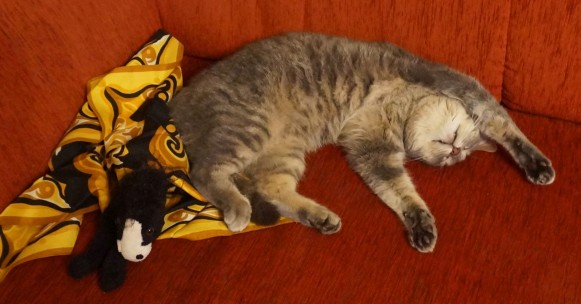
#> input picture Practice/GolyoAlszik_rs.jpg, 581 x 304 px
$ python 05_01_b_calcHist_bgr.py
#> lines starting #> are read from the running program, lines starting #| are printed output that depends on the picture

import cv2
import numpy as np
from matplotlib import pyplot as plt


im = cv2.imread('GolyoAlszik_rs.jpg', cv2.IMREAD_COLOR)
#> im is the input picture: shape (304, 581, 3); mean B, G, R 24.2, 56.2, 125.7
# im = cv2.imread('screen01_h.png', cv2.IMREAD_COLOR)
# im = cv2.imread('Sudoku_h.jpg', cv2.IMREAD_COLOR)
# im = cv2.imread('Tulips_01_800.jpg', cv2.IMREAD_COLOR)

cv2.imshow('im', im)

hist_b = cv2.calcHist([im], [0], None, [256], [0, 256])
#> hist_b = 256 values, max 27189 at index 0, min 0 at index 198, mean 689.9
hist_g = cv2.calcHist([im], [1], None, [256], [0, 256])
#> hist_g = 256 values, max 4760 at index 24, min 0 at index 221, mean 689.9
hist_r = cv2.calcHist([im], [2], None, [256], [0, 256])
#> hist_r = 256 values, max 2803 at index 124, min 0 at index 0, mean 689.9

img_gray = cv2.cvtColor(im, cv2.COLOR_BGR2GRAY)
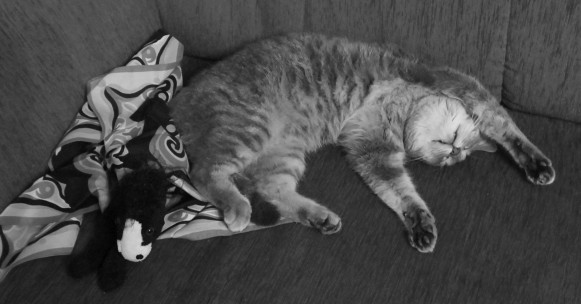
#> img_gray: shape (304, 581); min 1, max 222, mean 73.3
hist_gray = cv2.calcHist([img_gray], [0], None, [256], [0, 256])
#> hist_gray = 256 values, max 4208 at index 51, min 0 at index 0, mean 689.9

# Histogram of red color channel
fig = plt.figure(figsize=(4,2), dpi=100)
plt.vlines(np.arange(256), 0, hist_r, color='r')
# plt.xlim([0, 255])
plt.ylim([0, np.max(hist_r)])
plt.show()
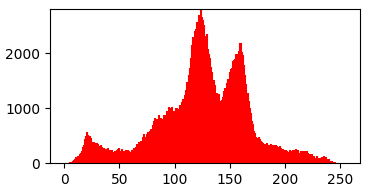
#> figure drawn by matplotlib, 1 panel

# Histogram of green color channel
# fig.clear()
plt.figure(figsize=(4,2), dpi=100)
plt.vlines(np.arange(256), 0, hist_g, color='g')
# plt.xlim([0, 255])
plt.ylim([0, np.max(hist_g)])
plt.show()
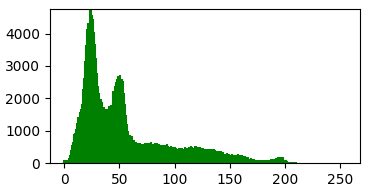
#> figure drawn by matplotlib, 1 panel

# Histogram of blue color channel
plt.figure(figsize=(4,2), dpi=100)
# plt.plot(hist_b, color='b')
plt.vlines(np.arange(256), 0, hist_b, color='b')
# plt.xlim([0, 255])
plt.ylim([0, np.max(hist_b)])
plt.show()
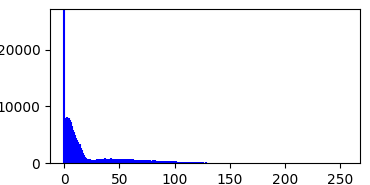
#> figure drawn by matplotlib, 1 panel

# RGB histogram
plt.figure(figsize=(4,2), dpi=100)
plt.plot(hist_b, color='b')
plt.plot(hist_g, color='g')
plt.plot(hist_r, color='r')
plt.plot(hist_gray, color='k')
# plt.xlim([0, 255])
plt.ylim([0, max(np.max(hist_b), np.max(hist_g), np.max(hist_r))])
plt.show()
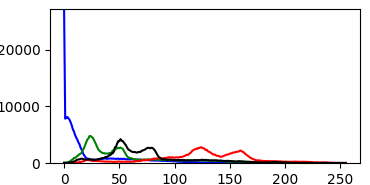
#> figure drawn by matplotlib, 1 panel; curve peaks at x = 0, y = 27189; curve peaks at x = 24, y = 4760; curve peaks at x = 124, y = 2803

print(len(hist_g[1:255]))
#| 254

# RGB histogram skipping values of 0 and 255
plt.figure(figsize=(4,2), dpi=100)
plt.plot(hist_b[1:255], color='b')
plt.plot(hist_g[1:255], color='g')
plt.plot(hist_r[1:255], color='r')
plt.plot(hist_gray, color='k')
# plt.xlim([0, 255])
plt.ylim([0, max(np.max(hist_b[1:255]), np.max(hist_g[1:255]), np.max(hist_r[1:255]))])
plt.show()
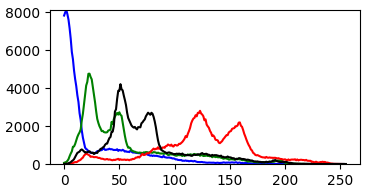
#> figure drawn by matplotlib, 1 panel; curve peaks at x = 2, y = 8116; curve peaks at x = 23, y = 4760; curve peaks at x = 123, y = 2803

$ run again, with Practice/screen01_h.png saved as Practice/GolyoAlszik_rs.jpg
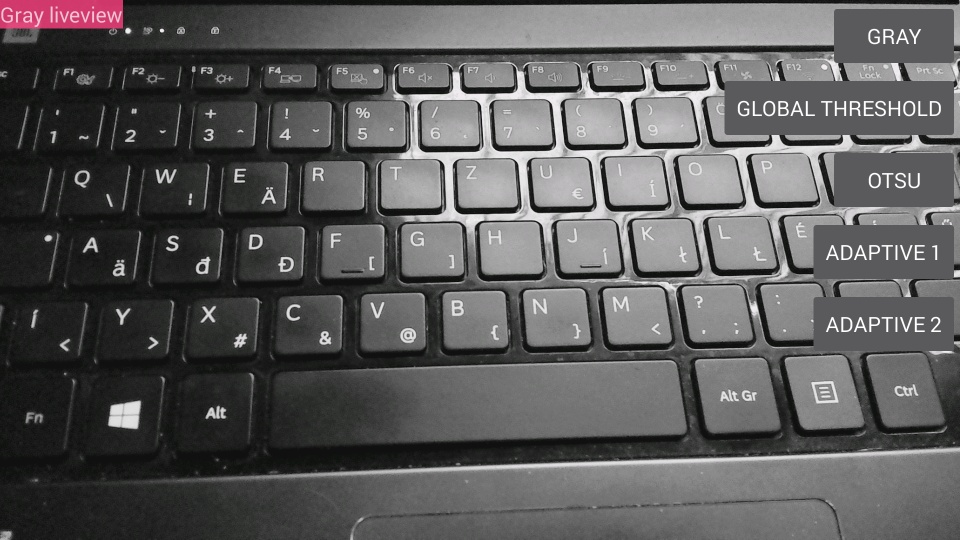
#> input picture Practice/screen01_h.png, 960 x 540 px
#> im is the input picture: shape (540, 960, 3); mean B, G, R 90.3, 90.1, 90.8
#> hist_b = 256 values, max 25030 at index 92, min 0 at index 0, mean 2025
#> hist_g = 256 values, max 25446 at index 90, min 0 at index 2, mean 2025
#> hist_r = 256 values, max 25512 at index 90, min 0 at index 0, mean 2025
#> hist_gray = 256 values, max 25503 at index 90, min 0 at index 0, mean 2025
#> `plt.show()`:
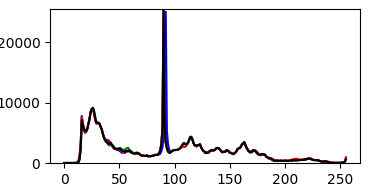
#> figure drawn by matplotlib, 1 panel; curve peaks at x = 92, y = 25030; curve peaks at x = 90, y = 25446; curve peaks at x = 90, y = 25512
#| 254
#> `plt.show()`:
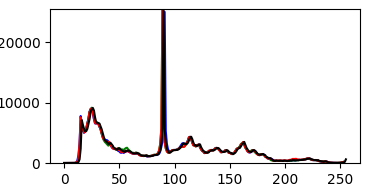
#> figure drawn by matplotlib, 1 panel; curve peaks at x = 91, y = 25030; curve peaks at x = 89, y = 25446; curve peaks at x = 89, y = 25512

$ run again, with Practice/Tulips_01_800.jpg copied over Practice/GolyoAlszik_rs.jpg
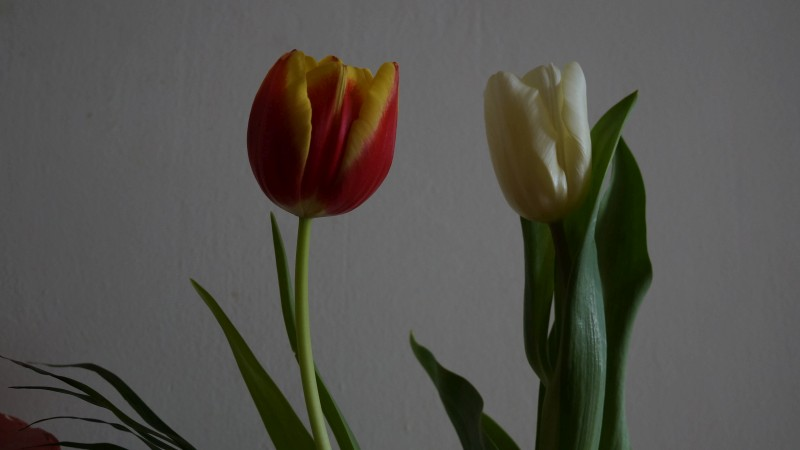
#> input picture Practice/Tulips_01_800.jpg, 800 x 450 px
#> im is the input picture: shape (450, 800, 3); mean B, G, R 77.1, 82.5, 84.1
#> hist_b = 256 values, max 17732 at index 97, min 0 at index 173, mean 1406.2
#> hist_g = 256 values, max 18418 at index 97, min 0 at index 175, mean 1406.2
#> hist_r = 256 values, max 18625 at index 97, min 0 at index 167, mean 1406.2
#> `img_gray = cv2.cvtColor(im, cv2.COLOR_BGR2GRAY)`:
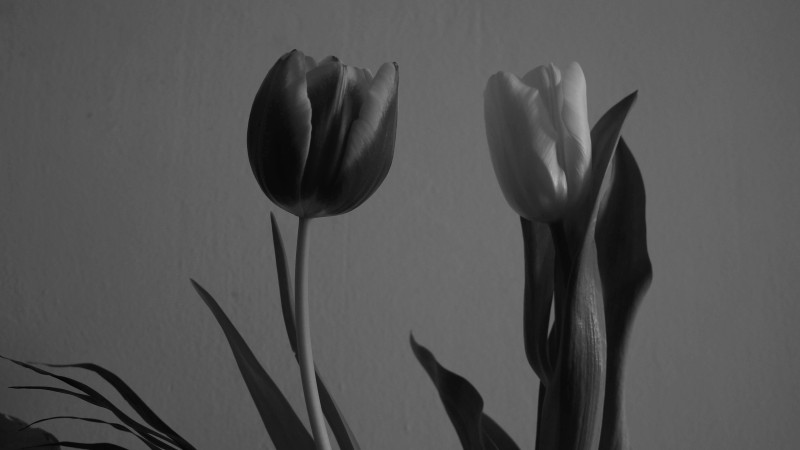
#> img_gray: shape (450, 800); min 1, max 177, mean 82.3
#> hist_gray = 256 values, max 18756 at index 97, min 0 at index 0, mean 1406.2
#| 254
#> `plt.show()`:
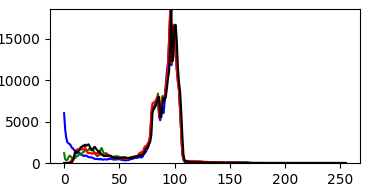
#> figure drawn by matplotlib, 1 panel; curve peaks at x = 96, y = 17732; curve peaks at x = 96, y = 18418; curve peaks at x = 96, y = 18625
